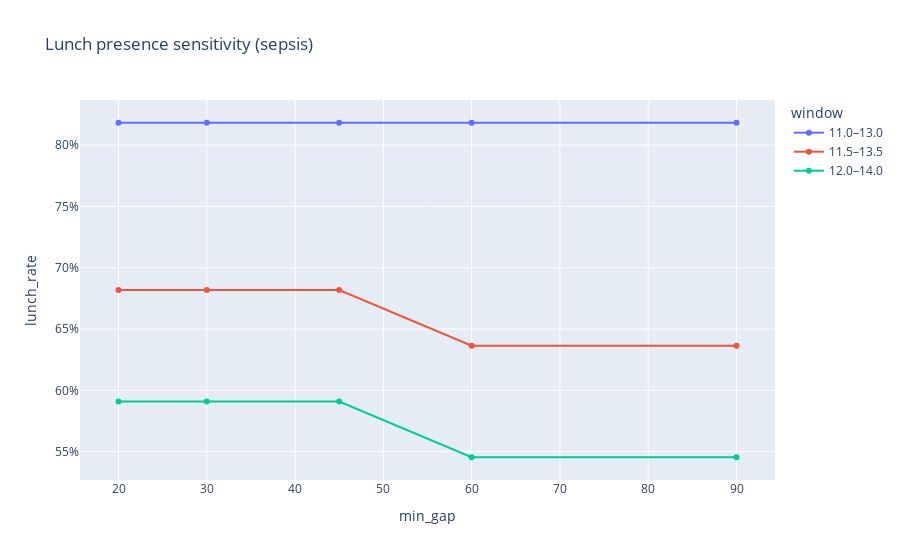

Write notebook code for a chart like this one.
### Code cell
#  Lunch window sensitivity (window × min_gap grid)

# Fix tolerance to the mid value 
_, p5, d5, b5 = org_kpis(events, tolerance="5min")
def calc_lunch_rate(breaks: pd.DataFrame, window=(11.5,13.5), min_gap=30) -> float:
    if breaks.empty:
        return 0.0
    bb = breaks.copy()
    bb["start_hr"] = pd.to_datetime(bb["gap_start"]).dt.hour + pd.to_datetime(bb["gap_start"]).dt.minute/60
    ok = (bb["start_hr"].between(window[0], window[1])) & (bb["gap_min"] >= min_gap)
    by_res = bb.assign(ok=ok).groupby("resource")["ok"].max()
    return float(by_res.mean())

windows = [(11.0,13.0), (11.5,13.5), (12.0,14.0)]
min_gaps = [20, 30, 45, 60, 90]

grid = []
for w in windows:
    for g in min_gaps:
        grid.append({
            "window": f"{w[0]}–{w[1]}",
            "min_gap": g,
            "lunch_rate": calc_lunch_rate(b5, window=w, min_gap=g)
        })

lunch_sens = pd.DataFrame(grid)
display(lunch_sens)

fig = px.line(lunch_sens, x="min_gap", y="lunch_rate", color="window",
              markers=True, title=f"Lunch presence sensitivity ({DS})")
fig.update_yaxes(tickformat=".0%"); fig.show()

### Figure 1 — Plotly figure (JSON) as saved in the notebook; plotly's stock layout.template omitted (floating-point values rounded to 4 significant figures)
{"data": [{"hovertemplate": "window=11.0–13.0<br>min_gap=%{x}<br>lunch_rate=%{y}<extra></extra>", "legendgroup": "11.0–13.0", "line": {"color": "#636efa", "dash": "solid"}, "marker": {"symbol": "circle"}, "mode": "lines+markers", "name": "11.0–13.0", "orientation": "v", "showlegend": true, "type": "scatter", "x": [20, 30, 45, 60, 90], "xaxis": "x", "y": [0.8182, 0.8182, 0.8182, 0.8182, 0.8182], "yaxis": "y"}, {"hovertemplate": "window=11.5–13.5<br>min_gap=%{x}<br>lunch_rate=%{y}<extra></extra>", "legendgroup": "11.5–13.5", "line": {"color": "#EF553B", "dash": "solid"}, "marker": {"symbol": "circle"}, "mode": "lines+markers", "name": "11.5–13.5", "orientation": "v", "showlegend": true, "type": "scatter", "x": [20, 30, 45, 60, 90], "xaxis": "x", "y": [0.6818, 0.6818, 0.6818, 0.6364, 0.6364], "yaxis": "y"}, {"hovertemplate": "window=12.0–14.0<br>min_gap=%{x}<br>lunch_rate=%{y}<extra></extra>", "legendgroup": "12.0–14.0", "line": {"color": "#00cc96", "dash": "solid"}, "marker": {"symbol": "circle"}, "mode": "lines+markers", "name": "12.0–14.0", "orientation": "v", "showlegend": true, "type": "scatter", "x": [20, 30, 45, 60, 90], "xaxis": "x", "y": [0.5909, 0.5909, 0.5909, 0.5455, 0.5455], "yaxis": "y"}], "layout": {"autosize": true, "legend": {"title": {"text": "window"}, "tracegroupgap": 0}, "title": {"text": "Lunch presence sensitivity (sepsis)"}, "xaxis": {"anchor": "y", "autorange": true, "domain": [0, 1], "range": [15.44, 94.56], "title": {"text": "min_gap"}, "type": "linear"}, "yaxis": {"anchor": "x", "autorange": true, "domain": [0, 1], "range": [0.5229, 0.8407], "tickformat": ".0%", "title": {"text": "lunch_rate"}, "type": "linear"}}}
